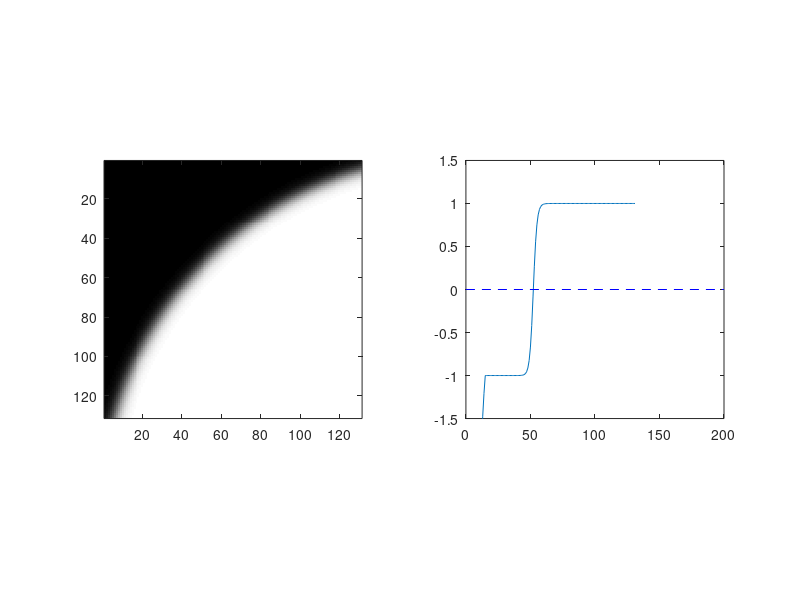

Source code (MATLAB):
%
% 10-9-2013 note save 'sta2' as model V1 cell RF
%
% source: http://www.icn.ucl.ac.uk/courses/MATLAB-Tutorials/Elliot_Freeman/html/gabor_tutorial.html
%close all
clear all
%WORKS WITHOUT SATURATION
%WHITE RING AROUND VENUS --> ILLUSION????
nW = 10; %n of Sun (n>7)
L50W = .01; %L50 of Sun (same as l50b-change sigma for better view)
amp = 2; %saturation of Sun 
ampB=1; %saturation of Linear Venus 
ampBNL=-2; %saturation of Nonlinear Venus 
nB =1; %n of Venus (<=1.3)
L50B = 0.01; %L50 of Venus (<= 0.03)

pix_per_deg=18/8; %/8 for Hartley8
s1=linspace(0,2*pi,100);

%%
%============================================
% white Gauss
imSize = 400;    % image size: n X n
lamda = imSize*2*2;     % wavelength (number of pixels per cycle)
theta = 0;    % grating orientation
sigma = 60;    % gaussian standard deviation in pixels (originally 80)
phase = 0.25;    % phase (0 -> 1)
trim = .05;    % trim off gaussian values smaller than this

%%
%=======make linear ramp
X = 1:imSize;             % X is a vector from 1 to imageSize
X0 = (X / imSize) - .5;    % rescale X -> -.5 to .5

%%
%=============Now make a 2D grating
% Start with a 2D ramp use meshgrid to make 2 matrices with ramp values across columns (Xm) or across rows (Ym) respectively

[Xm Ym] = meshgrid(X0, X0);             % 2D matrices
% imagesc( [ Xm Ym ] );                   % display Xm and Ym
% colorbar; axis on                      % add colour bar to see values

%%
%=============Make 2D gaussian blob
s = sigma / imSize;                     % gaussian width as fraction of imageSize
gaussW = exp( -(((Xm.^2)+(Ym.^2)) ./ (2* s^2)) ); % formula for 2D gaussian
curveW = diag(gaussW);
%figure(1);plot(curveW); colormap(gray);                   % display
%axis on; axis image;     % use gray colormap

%%
%NONLINEARITY gaussW
% nW = 2.2;
% L50W = 0.1;
gaussWNL= (gaussW.^nW)./(L50W^nW+gaussW.^nW);
nonlinear = linspace(0,1,100);
nonlinear = (nonlinear.^nW)./(L50W^nW+nonlinear.^nW);
% curveNL = diag(nonlinear);
%figure(1);plot(nonlinear); colormap(gray);  
temp = [1 100];
%figure(2);plot(temp.^nW)./(L50W^nW+temp.^nW);% ylim([-2 30]); axis square;

%%
% ==========================================
% black Gauss
% imSize = 48;    % image size: n X n
% lamda = 96*2;     % wavelength (number of pixels per cycle)
% theta = 0;    % grating orientation
sigma = 5;    % gaussian standard deviation in pixels (originally 3)
phase = 0.75;    % phase (0 -> 1)
trim = .05;    % trim off gaussian values smaller than this
x_pos=102; % centr pos =24,24
y_pos=102;

%gaussW=(gaussW*amp)-1;
%gaussWNL=gaussWNL*2;
gaussWNL=(gaussWNL*amp)-1;
% curve = diag(gaussWNL);
% figure(3);plot(curve); ylim([-2 30]); axis square;
% hold on;
% plot([0 400],[1 1],'r');
% hold off;
% fname=['C:\Users\Tyler\Desktop\Matlab\gaussWNL2.png'];
% saveas(3,fname);
% curveW = diag(gaussW);
% figure(2);plot(curveW); ylim([-2 30]); axis square;
% hold on;
% plot([0 400],[1 1],'r');
% hold off;
% fname=['C:\Users\Tyler\Desktop\Matlab\gaussW2.png'];
% saveas(2,fname);


for i=100:-1:20
%i=75;
x_pos=i; % sim_real1 is 66,83
y_pos=i;
%%
%=======make linear ramp
X = 1:imSize;             % X is a vector from 1 to imageSize
XB = (X / imSize) - .5;    % rescale X -> -.5 to .5
YB= (X / imSize) - .5; 
XB=circshift(XB,[0 x_pos-imSize/2]);
YB=circshift(YB,[0 y_pos-imSize/2]);
%%
%=============Now make a 2D grating
% Start with a 2D ramp use meshgrid to make 2 matrices with ramp values across columns (Xm) or across rows (Ym) respectively

[Xm Ym] = meshgrid(XB, YB);             % 2D matrices
% imagesc( [ Xm Ym ] );   
% imagesc( [ Xm ] );% display Xm and Ym
% colorbar; axis on                      % add colour bar to see values

%%
%=============Make 2D gaussian blob
s = sigma / imSize;                     % gaussian width as fraction of imageSize
gaussB = -exp( -(((Xm.^2)+(Ym.^2)) ./ (2* s^2)) ); % formula for 2D gaussian
ind=find(gaussB>-.0011);
gaussB(ind)=0;
ind=find(gaussB~=0);
gaussB=gaussB*ampB;
curveB = diag(gaussB);
%figure(9);plot(curveB); colormap(gray); %xlim([0 200]);
% gaussB(ind)=gaussB(ind)*-1;
%figure(2);imagesc( gaussB, [-1 1] ); colormap(gray)                       % display
%axis on; axis image;     % use gray colormap

%%
%NONLINEARITY gaussB
% nB = 1;
% L50B = 0.1;
gaussBNL=gaussB.*-1;
gaussBNL= (gaussBNL.^nB)./(L50B^nB+gaussBNL.^nB);
nonlinear = linspace(0,1,100);
nonlinear = (nonlinear.^nB)./(L50B^nB+nonlinear.^nB);
%figure(2);plot(nonlinear); colormap(gray);  
gaussBNL= gaussBNL.*ampBNL;

%%
% amp = 32;
%gaussW=gaussW*2;
% gaussW=(gaussW*amp)-1;
% %gaussWNL=gaussWNL*2;
% gaussWNL=(gaussWNL*amp)-1;
%gaussWNL(gaussWNL>1)=1;
% gaussW=gaussW*3;
gaussWB=gaussW+gaussB;
gaussWNLB = gaussWNL + gaussB;
gaussWNLBNL = gaussWNL + gaussBNL;
gaussWNLBNL = gaussWNLBNL(20:150,20:150);
%curve3 = diag(gaussWNLBNL);
%subplot(1,4,4);drawmat(gaussWNLBNL,.2,.01,10,'r'); axis square;
%gaussWNLBNL(gaussWNLBNL>1)=1;
%gaussWNLBNL(gaussWNLBNL<-1)=-1;
%[BW1 thresh] = edge(interp2(gaussWNLBNL,'spline',8),'canny',[0.04,0.06],0.1); figure(5); clf;ttx=BW1*0+1; imshow(xor(BW1,ttx));
%[BW1 thresh] = edge(gaussWNLBNL,'canny',[0.02,0.06],0.5); subplot(1,4,3); ttx=BW1*0+1; imshow(xor(BW1,ttx));

%[0.02,0.05],0.05
figure(4);
subplot(1,2,1);imagesc( gaussWNLBNL, [-1 1] ); colormap('gray'); axis on; axis image;%axis on; title('White Nonlinear Black Nonlinear');
%hold on; plot([0 400],[0 400],'k--'); hold off;
%subplot(2,3,1);imagesc( gaussWB, [-1 1] ); colormap(gray); axis on; axis image; title('Linear');
%subplot(2,3,2);imagesc( gaussWNLB, [-1 1] ); colormap(gray); axis on; axis image; title('White Nonlinear'); 
%subplot(2,3,3);imagesc( gaussWNLBNL, [-1 1] ); colormap(gray); axis on; axis image; title('White Nonlinear Black Nonlinear');     
% use gray colormap

% subplot(1,3,1);imagesc( gaussWNLBNL, [-1 1] ); colormap(gray); axis on; axis image; title('White Nonlinear Black Nonlinear');  
curve1 = diag(gaussBNL);
curve2 = diag(gaussWNL);
curve3 = diag(gaussWNLBNL);
%figure(10); plot(curve3); %ylim([-2 2]);
% hold on;
% plot([0 400],[1 1],'k--');
% plot([0 400],[-1 -1],'k--');
% %plot([0 400],[0 0],'k');
% hold off;
%subplot(2,3,4);plot(curve1);ylim([-amp amp]);
%subplot(1,3,2);
%figure(5);plot(curve2);ylim([-1 1]); axis square;
% hold on; plot(curve1,'r');
% hold off;
subplot(1,2,2);plot(curve3);ylim([-1.5 1.5]); axis square;
hold on;
plot([0 200],[0 0],'b--');
hold off;
%imwrite(gaussWNLBNL,'simulation.png');
% fname=['C:\Users\Tyler\Desktop\Matlab\aureole\aureole' num2str(i) '.png'];
% saveas(4,fname);
% fname=['C:\Users\Tyler\Desktop\Matlab\combined\combined' num2str(i) '.png'];
% saveas(6,fname);
% fname=['C:\Users\Tyler\Desktop\Matlab\red_blue\red_blue' num2str(i) '.png'];
% saveas(5,fname);
pause();
end
